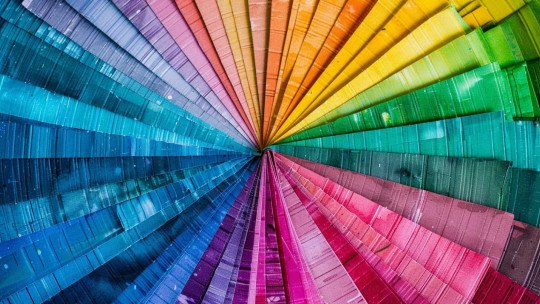
#> input picture ActividadProcesamientoImg/teoriaColor.jpg, 540 x 304 px
$ python procesamientoImagen.py
#> lines starting #> are read from the running program, lines starting #| are printed output that depends on the picture; after the words box and inside, x2 and y2 are one past the last pixel; in counts of white or black regions, pixels touching at a corner belong together
import cv2
import numpy as np

imagen = cv2.imread('teoriaColor.jpg', 1)
#> imagen is the input picture: shape (304, 540, 3); mean B, G, R 121.4, 112.1, 100.2

imagen_hsv = cv2.cvtColor(imagen, cv2.COLOR_BGR2HSV)
#> imagen_hsv: shape (304, 540, 3); mean H, S, V 99.9, 190.4, 168.1

imagen_gris = cv2.cvtColor(imagen, cv2.COLOR_BGR2GRAY)

imagen_gris_bgr = cv2.cvtColor(imagen_gris, cv2.COLOR_GRAY2BGR)

#Imagen color verde
bajo_verde = np.array([40, 40, 40])
alto_verde = np.array([80, 255, 255])

mascara_verde = cv2.inRange(imagen_hsv, bajo_verde, alto_verde)
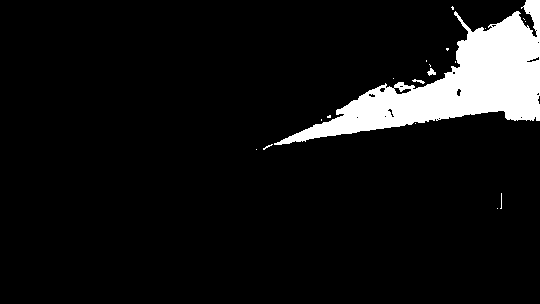
#> mascara_verde: shape (304, 540); 8% white; 19 white regions (16 under 20 px), largest, box (x1, y1, x2, y2) and area: (274, 0, 540, 145) 12954, (427, 68, 436, 76) 40, (412, 79, 425, 84) 29

resultadoVerde = np.where(mascara_verde[:, :, None] == 255, imagen, imagen_gris_bgr)
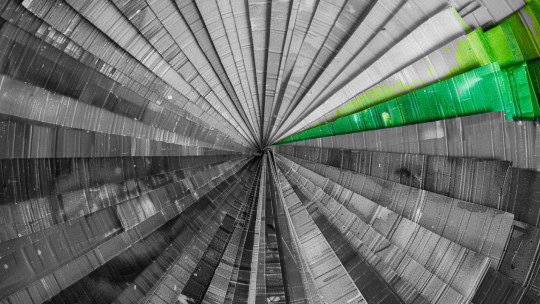
#> resultadoVerde: shape (304, 540, 3); mean B, G, R 105.8, 112.8, 104.7

#Imagen color Azul
bajo_azul = np.array([85, 40, 40])
alto_azul = np.array([128, 255, 255])

mascara_azul = cv2.inRange(imagen_hsv, bajo_azul, alto_azul)
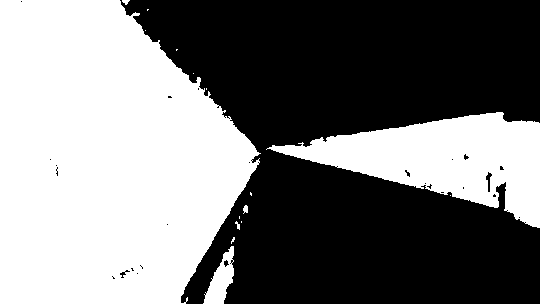
#> mascara_azul: shape (304, 540); 47.7% white; 16 white regions (10 under 20 px), largest, box (x1, y1, x2, y2) and area: (0, 0, 261, 304) 62059, (266, 112, 540, 228) 15158, (203, 246, 234, 304) 897, (243, 205, 248, 214) 33, (122, 0, 130, 5) 25, (235, 221, 240, 230) 23

resultadoAzul = np.where(mascara_azul[:, :, None] == 255, imagen, imagen_gris_bgr)
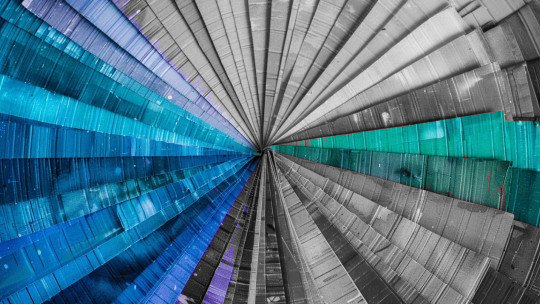
#> resultadoAzul: shape (304, 540, 3); mean B, G, R 137.9, 119, 80.4

#Imagen color Amarillo
bajo_amarillo = np.array([22, 40, 40])
alto_amarillo = np.array([32, 255, 255])

mascara_amarillo = cv2.inRange(imagen_hsv, bajo_amarillo, alto_amarillo)
#> mascara_amarillo: shape (304, 540); 5.4% white; 9 white regions (7 under 20 px), largest, box (x1, y1, x2, y2) and area: (271, 0, 523, 144) 6256, (281, 0, 401, 131) 2496

resultadoAmarillo = np.where(mascara_amarillo[:, :, None] == 255, imagen, imagen_gris_bgr)

#Imagen color Morado
bajo_morado = np.array([130, 40, 40])
alto_morado = np.array([145, 255, 255])

mascara_morado = cv2.inRange(imagen_hsv, bajo_morado, alto_morado)
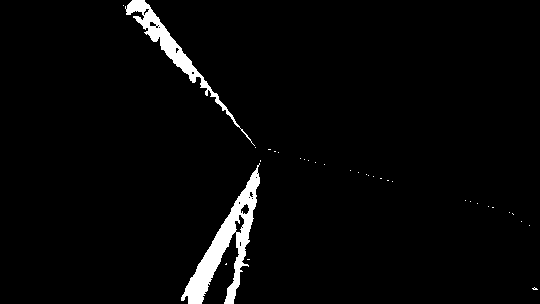
#> mascara_morado: shape (304, 540); 3% white; 33 white regions (31 under 20 px), largest, box (x1, y1, x2, y2) and area: (181, 163, 260, 304) 3084, (125, 0, 255, 146) 1765

resultadoMorado = np.where(mascara_morado[:, :, None] == 255, imagen, imagen_gris_bgr)


#Imagen color Rosado
bajo_rosa = np.array([146, 40, 40])
alto_rosa = np.array([162, 255, 255])

mascara_rosa = cv2.inRange(imagen_hsv, bajo_rosa, alto_rosa)
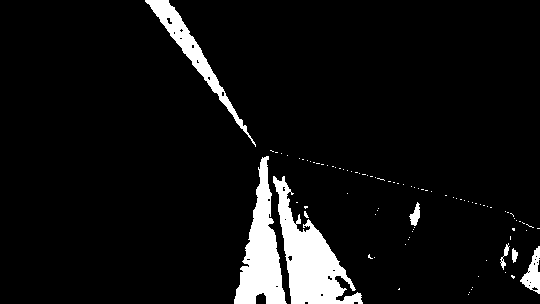
#> mascara_rosa: shape (304, 540); 6.8% white; 90 white regions (82 under 20 px), largest, box (x1, y1, x2, y2) and area: (273, 176, 363, 304) 4546, (234, 156, 287, 304) 3656, (145, 0, 256, 147) 1970

resultadoRosa = np.where(mascara_rosa[:, :, None] == 255, imagen, imagen_gris_bgr)
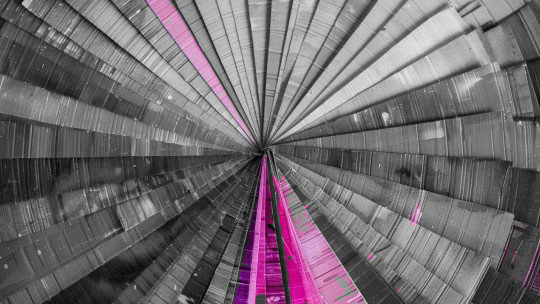
#> resultadoRosa: shape (304, 540, 3); mean B, G, R 111.8, 107.2, 113.5

cv2.imshow('Color verde resaltado', resultadoVerde)
cv2.imshow('Color azul resaltado', resultadoAzul)
cv2.imshow('Color amarillo resaltado', resultadoAmarillo)
cv2.imshow('Color morado resaltado', resultadoMorado)
cv2.imshow('Color rosado resaltado', resultadoRosa)
cv2.imshow('Original', imagen)
cv2.waitKey(0)
cv2.destroyAllWindows()
